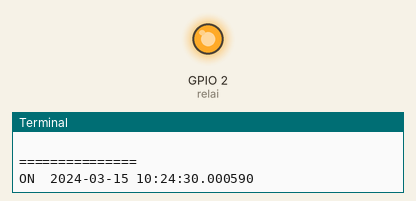
Simulated run of this program. Board: Raspberry Pi (BCM pin numbers). Shown: output pins drawn as LEDs (lit = HIGH), the last lines printed to the terminal. The clock reads 2024-03-15 10:24:30 at power-on unless the program sets it; files the program writes start out absent. At 60.0 s the program stops and its outputs stay as they are.

Above: at 0.1 s.
At 60.1 s:
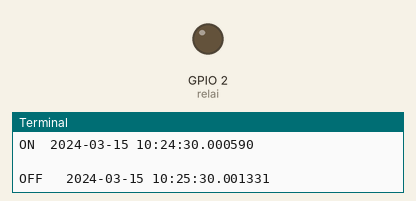
Timing chart, 0 to 61.5 s (numbered marks = the images above):
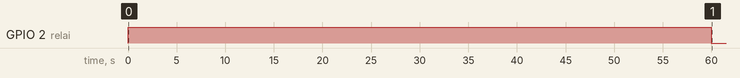

Measured:
- by itself, GPIO 2 (relai): LOW → HIGH at 0.00 s, → LOW 60.0 s later

The program:

arrosage.py
```python
import RPi.GPIO as GPIO
import time
import datetime

GPIO.setmode(GPIO.BCM)
GPIO.setwarnings(False)

relai = 2
file = open('log.txt', 'a')
GPIO.setup(relai, GPIO.OUT)

line = "\n=============== \nON\t" + str(datetime.datetime.now())
print(line)
file.write(line)
GPIO.output(relai, 1)

time.sleep(60)

line = "\nOFF\t "+str(datetime.datetime.now())
print(line)
file.write(line)
GPIO.output(relai, 0)

file.close()
```
